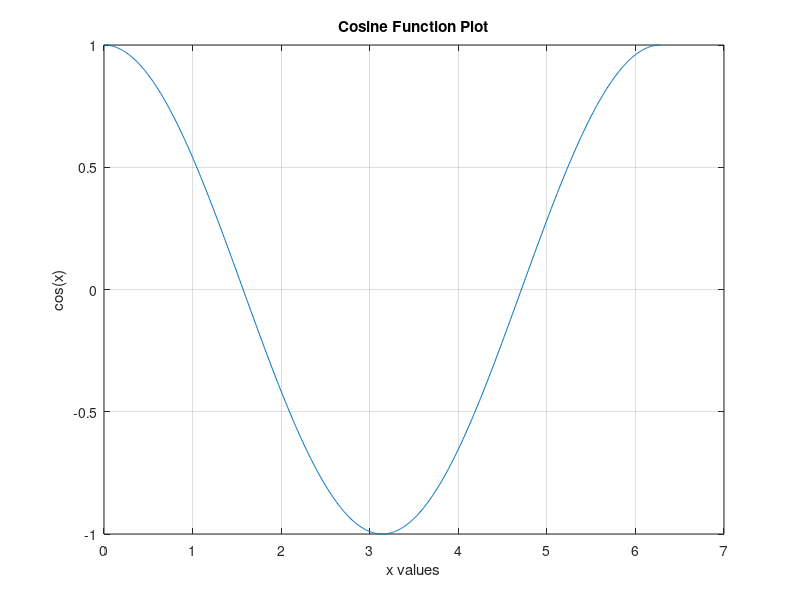

Write the MATLAB code that produced this figure.
clc
clear all 
close all 
 x(1)=0;
 y(1)=cos(x(1));
 h=0.01;
 for i=1:628
     x(i+1) = x(i) + h; 
    y(i+1) = cos(x(i+1));
 end
 plot(x, y);
xlabel('x values');
ylabel('cos(x)');
title('Cosine Function Plot');
grid on;
